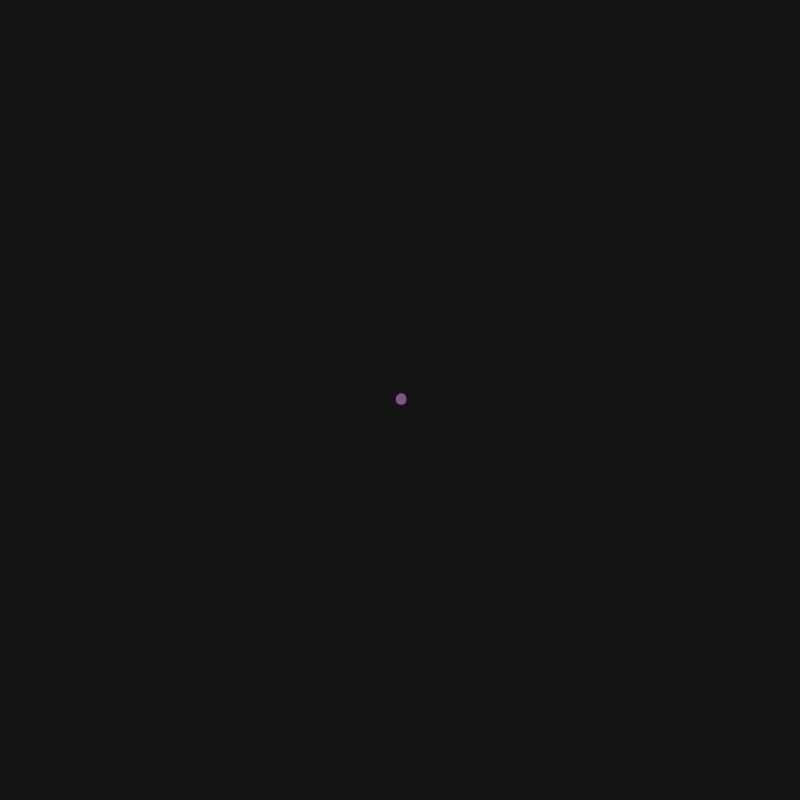
Frame 1 (no input)
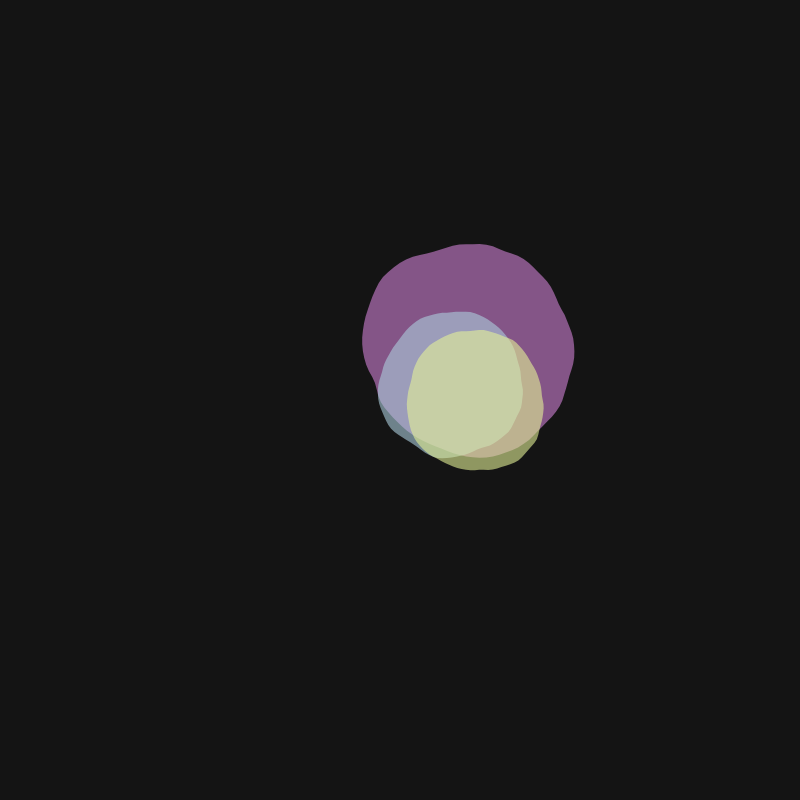
Frame 60 (no input)
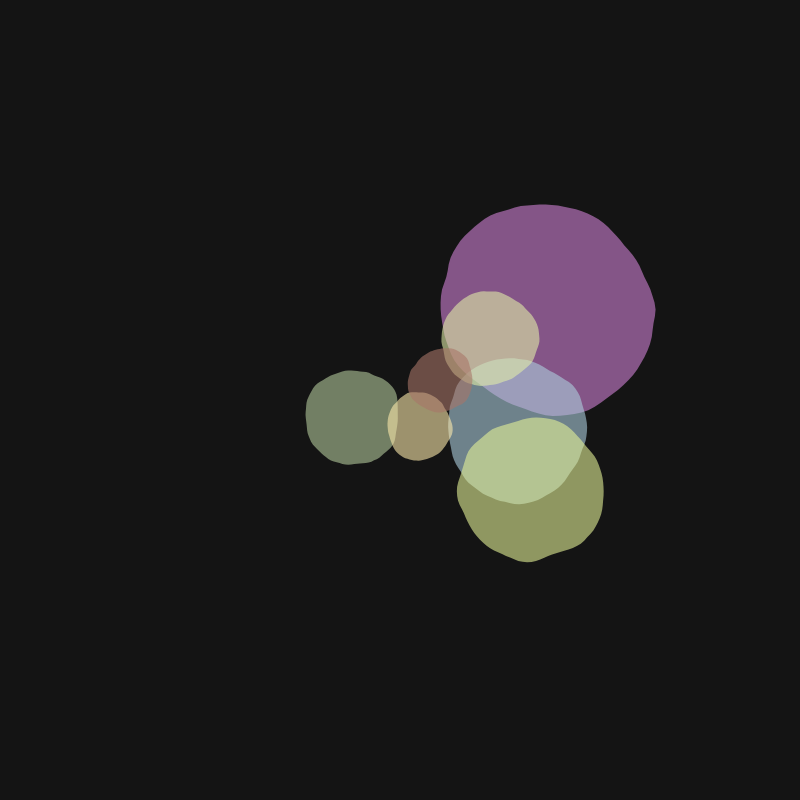
Frame 120 (the mouse pressed at the canvas centre since frame 60)

The p5.js sketch that drew these frames (run headless with seeded random() and noise() and a simulated clock; from frame 60 on, the mouse is pressed at the canvas centre):

// p5.js sketch
// ── sketch.js
let cells = [];
let maxCells = 500;
let splitDelay = 30;
let noiseScale = 0.8;
let morphSpeed = 0.02;

function setup() {
  createCanvas(800, 800);
  noStroke();

  // Start with a single cell
  cells.push(new Cell(width / 2, height / 2, 100, randomColor()));
}

function draw() {
  background(20);

  // Update and display all cells
  for (let cell of cells) {
    cell.update();
    cell.display();
  }

  // Split cells periodically
  if (frameCount % splitDelay === 0 && cells.length < maxCells) {
    let cellToSplit = random(cells.filter((cell) => !cell.isSplitting));
    if (cellToSplit) {
      cellToSplit.split();
    }
  }
}

class Cell {
  constructor(x, y, size, color) {
    this.x = x;
    this.y = y;
    this.size = size;
    this.color = color;
    this.isSplitting = false;
    this.growth = 0;
    this.targetGrowth = 1;
    this.noiseOffset = random(1000);
    this.velocity = createVector(random(-2, 2), random(-2, 2));
  }

  update() {
    if (this.growth < this.targetGrowth) {
      this.growth += 0.05;
    }

    this.x += this.velocity.x;
    this.y += this.velocity.y;

    if (this.x - this.size / 2 < 0 || this.x + this.size / 2 > width) {
      this.velocity.x *= -1;
    }
    if (this.y - this.size / 2 < 0 || this.y + this.size / 2 > height) {
      this.velocity.y *= -1;
    }

    this.noiseOffset += morphSpeed;
  }

  display() {
    fill(this.color);
    beginShape();
    let angleStep = TWO_PI / 100;
    for (let angle = 0; angle < TWO_PI; angle += angleStep) {
      let noiseFactor = map(
        noise(
          cos(angle) * noiseScale + this.noiseOffset,
          sin(angle) * noiseScale + this.noiseOffset
        ),
        0,
        1,
        0.9,
        1.3
      );
      let r = this.size * this.growth * noiseFactor;
      let x = this.x + cos(angle) * r;
      let y = this.y + sin(angle) * r;
      vertex(x, y);
    }
    endShape(CLOSE);
  }

  split() {
    if (this.isSplitting) return;

    this.isSplitting = true;
    let newSize = this.size / 1.5;

    for (let i = 0; i < 2; i++) {
      let offsetX = random(-this.size / 4, this.size / 4);
      let offsetY = random(-this.size / 4, this.size / 4);
      let newColor = randomColor();
      let childVelocity = this.velocity.copy().rotate(random(-PI / 4, PI / 4)).mult(1.1);

      cells.push(
        new Cell(
          this.x + offsetX,
          this.y + offsetY,
          newSize,
          newColor
        )
      );
    }
  }
}

function randomColor() {
  return color(random(100, 255), random(100, 255), random(100, 255), 150);
}
